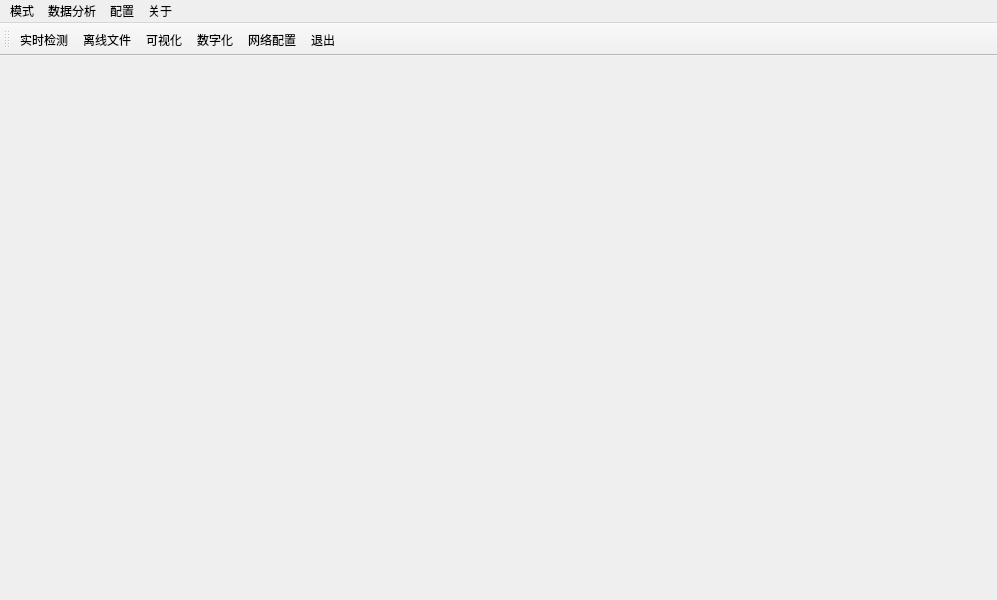
<?xml version="1.0" encoding="UTF-8"?>
<ui version="4.0">
 <class>MainWindow</class>
 <widget class="QMainWindow" name="MainWindow">
  <property name="geometry">
   <rect>
    <x>0</x>
    <y>0</y>
    <width>997</width>
    <height>600</height>
   </rect>
  </property>
  <property name="windowTitle">
   <string>MainWindow</string>
  </property>
  <property name="windowIcon">
   <iconset>
    <normaloff>/home/huatsing/Desktop/Project/images/logo.jpg</normaloff>/home/huatsing/Desktop/Project/images/logo.jpg</iconset>
  </property>
  <widget class="QWidget" name="mainw">
   <widget class="QWidget" name="main_w" native="true">
    <property name="geometry">
     <rect>
      <x>0</x>
      <y>0</y>
      <width>991</width>
      <height>551</height>
     </rect>
    </property>
   </widget>
  </widget>
  <widget class="QMenuBar" name="menubar">
   <property name="geometry">
    <rect>
     <x>0</x>
     <y>0</y>
     <width>997</width>
     <height>20</height>
    </rect>
   </property>
   <widget class="QMenu" name="menu">
    <property name="title">
     <string>模式</string>
    </property>
    <addaction name="action_realtime"/>
    <addaction name="action_offline"/>
   </widget>
   <widget class="QMenu" name="menu_3">
    <property name="title">
     <string>数据分析</string>
    </property>
    <addaction name="action_visual"/>
    <addaction name="action_digit"/>
   </widget>
   <widget class="QMenu" name="menu_4">
    <property name="title">
     <string>关于</string>
    </property>
    <addaction name="action_version"/>
    <addaction name="action_Exit"/>
   </widget>
   <widget class="QMenu" name="menu_2">
    <property name="title">
     <string>配置</string>
    </property>
    <addaction name="action_config"/>
   </widget>
   <addaction name="menu"/>
   <addaction name="menu_3"/>
   <addaction name="menu_2"/>
   <addaction name="menu_4"/>
  </widget>
  <widget class="QToolBar" name="toolBar">
   <property name="windowTitle">
    <string>toolBar</string>
   </property>
   <attribute name="toolBarArea">
    <enum>TopToolBarArea</enum>
   </attribute>
   <attribute name="toolBarBreak">
    <bool>false</bool>
   </attribute>
   <addaction name="action_realtime"/>
   <addaction name="action_offline"/>
   <addaction name="action_visual"/>
   <addaction name="action_digit"/>
   <addaction name="action_config"/>
   <addaction name="action_Exit"/>
  </widget>
  <action name="action_version">
   <property name="text">
    <string>版本号</string>
   </property>
  </action>
  <action name="action_Exit">
   <property name="icon">
    <iconset>
     <normaloff>/home/huatsing/Desktop/Project/images/exit.jpg</normaloff>/home/huatsing/Desktop/Project/images/exit.jpg</iconset>
   </property>
   <property name="text">
    <string>退出</string>
   </property>
  </action>
  <action name="action_realtime">
   <property name="icon">
    <iconset>
     <normaloff>/home/huatsing/Desktop/Project/images/realtime.jpg</normaloff>/home/huatsing/Desktop/Project/images/realtime.jpg</iconset>
   </property>
   <property name="text">
    <string>实时检测</string>
   </property>
  </action>
  <action name="action_offline">
   <property name="icon">
    <iconset>
     <normaloff>/home/huatsing/Desktop/Project/images/offline.jpg</normaloff>/home/huatsing/Desktop/Project/images/offline.jpg</iconset>
   </property>
   <property name="text">
    <string>离线文件</string>
   </property>
  </action>
  <action name="action_visual">
   <property name="icon">
    <iconset>
     <normaloff>/home/huatsing/Desktop/Project/images/visual.jpg</normaloff>/home/huatsing/Desktop/Project/images/visual.jpg</iconset>
   </property>
   <property name="text">
    <string>可视化</string>
   </property>
   <property name="toolTip">
    <string>可视化</string>
   </property>
  </action>
  <action name="action_digit">
   <property name="icon">
    <iconset>
     <normaloff>/home/huatsing/Desktop/Project/images/table.jpg</normaloff>/home/huatsing/Desktop/Project/images/table.jpg</iconset>
   </property>
   <property name="text">
    <string>数字化</string>
   </property>
  </action>
  <action name="action_config">
   <property name="icon">
    <iconset>
     <normaloff>/home/huatsing/Desktop/Project/images/config.jpg</normaloff>/home/huatsing/Desktop/Project/images/config.jpg</iconset>
   </property>
   <property name="text">
    <string>网络配置</string>
   </property>
  </action>
 </widget>
 <resources/>
 <connections/>
</ui>
